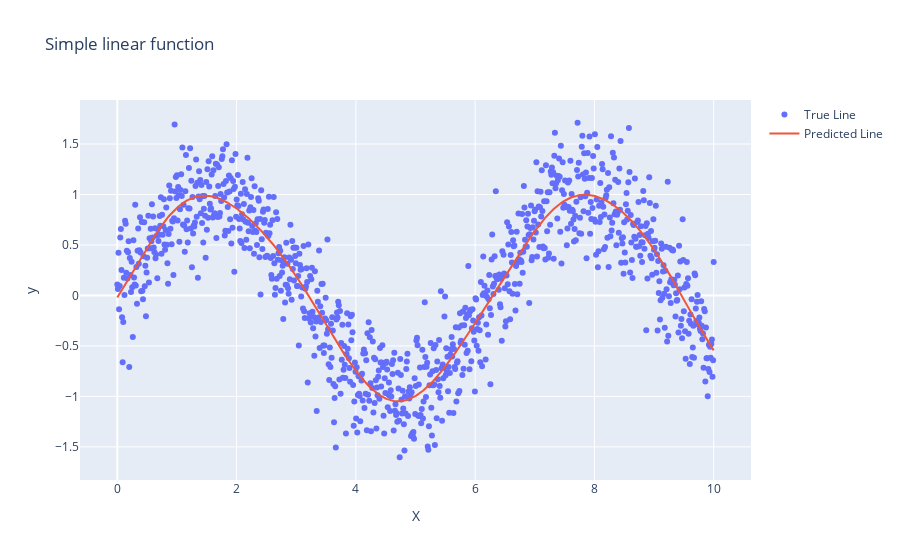

The notebook cell this image was saved under:
### Code cell
X_test = np.linspace(0, 10, 1000).reshape((1000, 1))
y_test = np.sin(X_test) + 0.3 * np.random.randn(1000, 1)
y_pred = network.predict(X_test / (2*np.pi))

fig = go.Figure()
fig.add_trace(go.Scatter(x=X_test.flatten(),
                         y=y_test.flatten(),
                         mode="markers",
                         name="True Line"))
fig.add_trace(go.Scatter(x=X_test.flatten(),
                         y=y_pred.flatten(),
                         mode="lines",
                         name="Predicted Line"))
fig.update_layout(
    title="Sinus function",
    xaxis_title="X",
    yaxis_title="y"
)
fig.show()

### Figure 1 — Plotly figure (JSON) as saved in the notebook; plotly's stock layout.template omitted (floating-point values rounded to 4 significant figures; data arrays with more than 128 entries replaced by an {"elided": "..."} marker saying what was removed)
{"data": [{"mode": "markers", "name": "True Line", "type": "scatter", "x": {"elided": "1000 float values"}, "y": {"elided": "1000 float values"}}, {"mode": "lines", "name": "Predicted Line", "type": "scatter", "x": {"elided": "1000 float values"}, "y": {"elided": "1000 float values"}}], "layout": {"title": {"text": "Simple linear function"}, "xaxis": {"title": {"text": "X"}}, "yaxis": {"title": {"text": "y"}}}}
